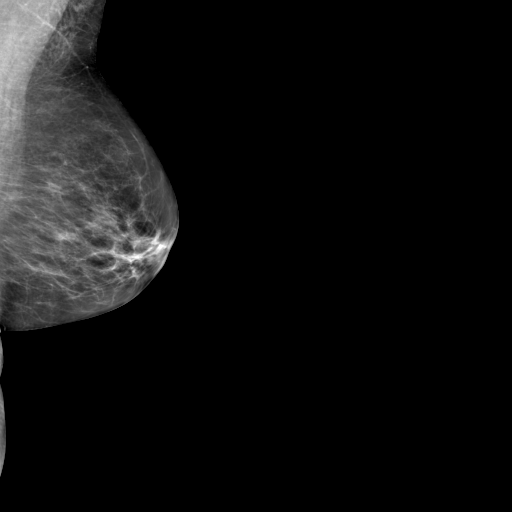
#> input picture website/images/101067402096576481201060927830275410085.png, 512 x 512 px, given as the content of the folder r6/scratch01/a/a.kanamarlapudi001/synthetic_classifier/train, which was not available
$ python 01_1000_datacreate.py
#> lines starting #> are read from the running program, lines starting #| are printed output that depends on the picture; pictures that were not available may be replaced by others from this repository, and a replacement may not be noted
import numpy as np
import cv2
import os
import json
from tqdm import tqdm

original_npz_path = "/hpcstor6/scratch01/a/a.kanamarlapudi001/synthetic_classifier/2d_resized_512/images"
original_metadata_path = "/hpcstor6/scratch01/a/a.kanamarlapudi001/synthetic_classifier/2d_resized_512/metadata"
synthetic_path = "/hpcstor6/scratch01/a/a.kanamarlapudi001/synthetic_classifier/train"

output_original = "/hpcstor6/scratch01/a/a.kanamarlapudi001/synthetic_classifier/data_1000samples/original_no_norm"
output_synthetic = "/hpcstor6/scratch01/a/a.kanamarlapudi001/synthetic_classifier/data_1000samples/synthetic_fd"

os.makedirs(output_original, exist_ok=True)
os.makedirs(output_synthetic, exist_ok=True)

def extract_value(param, default):
    if isinstance(param, list):
        return float(param[0]) if len(param) > 0 else default
    return float(param) if param is not None else default

def apply_window_level(img, window_center, window_width, rescale_intercept=0, rescale_slope=1):
    img = img.astype(np.float32)
    img = img * rescale_slope + rescale_intercept
    window_min = window_center - window_width / 2
    window_max = window_center + window_width / 2
    img = np.clip(img, window_min, window_max)
    img = (img - window_min) / (window_max - window_min)
    img = (img * 255).astype(np.uint8)
    return img

def detect_breast_region(img):
    _, breast_mask = cv2.threshold(img, 25, 255, cv2.THRESH_BINARY)
    kernel = np.ones((5, 5), np.uint8)
    breast_mask = cv2.morphologyEx(breast_mask, cv2.MORPH_CLOSE, kernel)
    breast_mask = cv2.morphologyEx(breast_mask, cv2.MORPH_OPEN, kernel)
    num_labels, labels, stats, _ = cv2.connectedComponentsWithStats(breast_mask, connectivity=8)
    if num_labels > 1:
        largest_label = 1 + np.argmax(stats[1:, cv2.CC_STAT_AREA])
        breast_mask = (labels == largest_label).astype(np.uint8) * 255
    return breast_mask

def detect_breast_side(img):
    breast_mask = detect_breast_region(img)
    h, w = img.shape
    mid_x = w // 2
    left_half = breast_mask[:, :mid_x]
    right_half = breast_mask[:, mid_x:]
    left_tissue = np.sum(left_half > 0)
    right_tissue = np.sum(right_half > 0)
    return 'left' if left_tissue > right_tissue else 'right'

def find_left_start(img):
    for col in range(img.shape[1]):
        if img[:, col].mean() > 5:
            return col
    return 0

def find_top_bottom(img):
    top = None
    for row in range(img.shape[0]):
        if img[row, :].mean() > 5:
            top = row
            break
    bottom = None
    for row in range(img.shape[0]-1, -1, -1):
        if img[row, :].mean() > 5:
            bottom = row
            break
    return top, bottom

def process_synthetic_image(img):
    top, bottom = find_top_bottom(img)
    left_start = find_left_start(img)
    content_rows = img[top:bottom+1, :]
    cropped_w = content_rows[:, left_start:]

    if cropped_w.shape[1] < 512:
        pad_right = 512 - cropped_w.shape[1]
        cropped_w = np.pad(cropped_w, ((0, 0), (0, pad_right)), mode='constant', constant_values=0)

    if cropped_w.shape[0] > 512:
        result = cv2.resize(cropped_w, (512, 512), interpolation=cv2.INTER_AREA)
    elif cropped_w.shape[0] < 512:
        total_pad = 512 - cropped_w.shape[0]
        pad_top = total_pad // 2
        pad_bottom = total_pad - pad_top
        result = np.pad(cropped_w, ((pad_top, pad_bottom), (0, 0)), mode='constant', constant_values=0)
    else:
        result = cropped_w

    return result

def get_npz_files(folder_path):
    files = os.listdir(folder_path)
    npz_files = []
    for f in files:
        if f.endswith('.npz'):
            npz_files.append(os.path.join(folder_path, f))
    return sorted(npz_files)

def get_png_files(folder_path):
    files = os.listdir(folder_path)
    png_files = []
    for f in files:
        if f.endswith('.png'):
            png_files.append(os.path.join(folder_path, f))
    return sorted(png_files)

def load_metadata(metadata_path):
    with open(metadata_path, 'r') as f:
        return json.load(f)

def select_files(cancer_files, noncancer_files):
    cancer_files = cancer_files[:500]
    noncancer_files = noncancer_files[:500]
    return cancer_files + noncancer_files

all_npz_files = get_npz_files(original_npz_path)

cancer_files = []
noncancer_files = []

for npz_file in all_npz_files:
    base_name = os.path.splitext(os.path.basename(npz_file))[0]
    metadata_file = os.path.join(original_metadata_path, base_name + ".json")

    if os.path.exists(metadata_file):
        metadata = load_metadata(metadata_file)
        label = metadata.get('label', '').strip()
        if label == 'IndexCancer':
            cancer_files.append(npz_file)
        elif label == 'NonCancer':
            noncancer_files.append(npz_file)

print("Found:", len(cancer_files), "cancer files,", len(noncancer_files), "non-cancer files")

original_npz_files = select_files(cancer_files, noncancer_files)
synthetic_files = get_png_files(synthetic_path)[:1000]

print("Selected:", len(cancer_files[:500]), "cancer,", len(noncancer_files[:500]), "non-cancer")
print("Total original images:", len(original_npz_files))
print("Total synthetic images:", len(synthetic_files))

print("Step 1: Processing original images...")
original_processed = []

for npz_file in tqdm(original_npz_files):
    data = np.load(npz_file, allow_pickle=True)
    img = data['data']

    base_name = os.path.splitext(os.path.basename(npz_file))[0]
    metadata_file = os.path.join(original_metadata_path, base_name + ".json")
    metadata = load_metadata(metadata_file)

    window_center = extract_value(metadata.get('WindowCenter', 400), 400)
    window_width = extract_value(metadata.get('WindowWidth', 1200), 1200)
    rescale_intercept = extract_value(metadata.get('RescaleIntercept', 0), 0)
    rescale_slope = extract_value(metadata.get('RescaleSlope', 1), 1)

    img = apply_window_level(img, window_center, window_width, rescale_intercept, rescale_slope)

    side = detect_breast_side(img)
    if side == 'right':
        img = cv2.flip(img, 1)

    original_processed.append((img, base_name))

print("Step 2: Processing synthetic images...")
synthetic_processed = []

for syn_file in tqdm(synthetic_files):
    img = cv2.imread(syn_file, cv2.IMREAD_GRAYSCALE)
#> img is the input picture: shape (512, 512); min 0, max 255, mean 15.9
    img = process_synthetic_image(img)
#> in process_synthetic_image, `top, bottom = find_top_bottom(img)`: top = 0; bottom = 325
#> in process_synthetic_image, `left_start = find_left_start(img)`: left_start = 0
#> in process_synthetic_image, `content_rows = img[top:bottom+1, :]`:
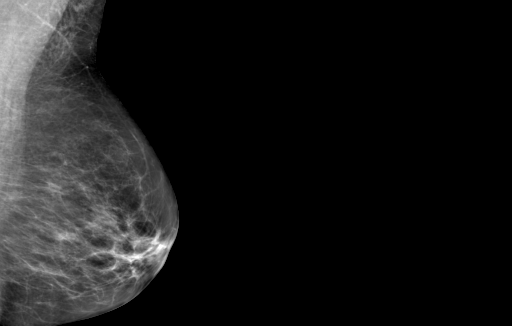
#> content_rows: shape (326, 512); min 0, max 255, mean 24.7
#> in process_synthetic_image, `result = np.pad(cropped_w, ((pad_top, pad_bottom), (0, 0)), mode='cons..`:
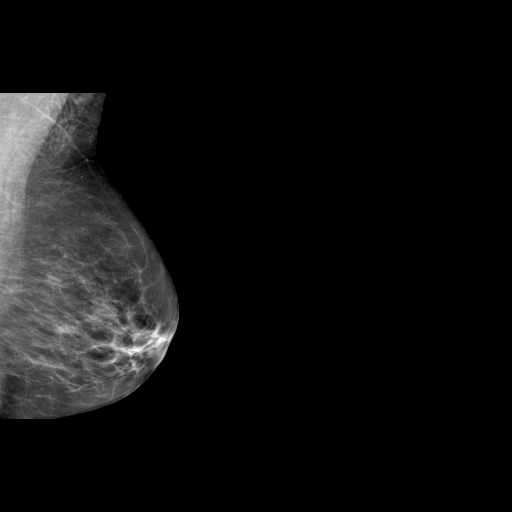
#> result: shape (512, 512); min 0, max 255, mean 15.7
    synthetic_processed.append((img, os.path.basename(syn_file)))

print("Step 3: Saving original images...")
for img, base_name in tqdm(original_processed):
    output_file = os.path.join(output_original, base_name + ".png")
    cv2.imwrite(output_file, img)

print("Saving synthetic images...")
for img, filename in tqdm(synthetic_processed):
    output_file = os.path.join(output_synthetic, filename)
    cv2.imwrite(output_file, img)
#> this loop made 1 pass

print("Done!")
print("Original images saved to:", output_original)
#| Original images saved to: /hpcstor6/scratch01/a/a.kanamarlapudi001/synthetic_classifier/data_1000samples/original_no_norm
print("Synthetic images saved to:", output_synthetic)
#| Synthetic images saved to: /hpcstor6/scratch01/a/a.kanamarlapudi001/synthetic_classifier/data_1000samples/synthetic_fd

$ run again, on website/images/114306830041854803600126024571062825035.png
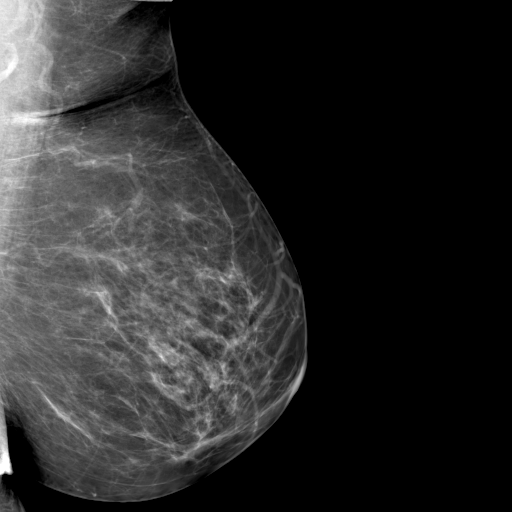
#> input picture website/images/114306830041854803600126024571062825035.png, 512 x 512 px, given as the content of the folder r6/scratch01/a/a.kanamarlapudi001/synthetic_classifier/train, which was not available
#> img is the input picture: shape (512, 512); min 0, max 255, mean 41.8
#> in process_synthetic_image, `top, bottom = find_top_bottom(img)`: top = 0; bottom = 501
#> left_start = 0
#> in process_synthetic_image, `content_rows = img[top:bottom+1, :]`:
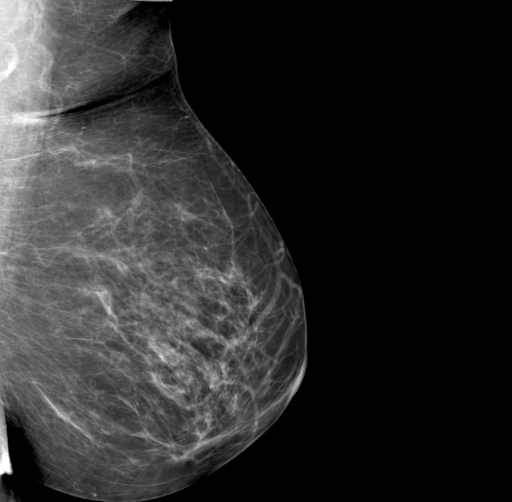
#> content_rows: shape (502, 512); min 0, max 255, mean 42.5
#> in process_synthetic_image, `result = np.pad(cropped_w, ((pad_top, pad_bottom), (0, 0)), mode='cons..`:
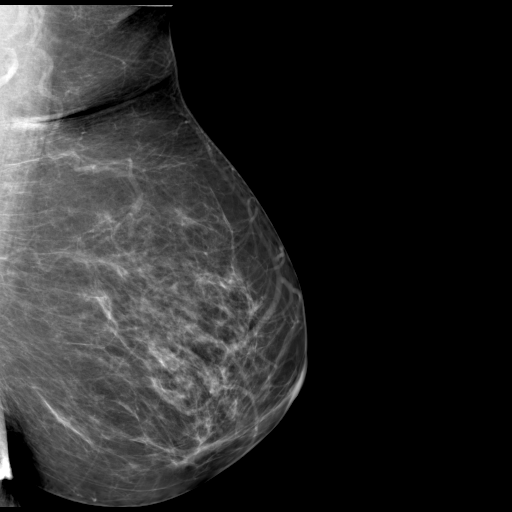
#> result: shape (512, 512); min 0, max 255, mean 41.7
#> the loop `for img, filename in tqdm(synthetic_processed):` made 1 pass
#| Original images saved to: /hpcstor6/scratch01/a/a.kanamarlapudi001/synthetic_classifier/data_1000samples/original_no_norm
#| Synthetic images saved to: /hpcstor6/scratch01/a/a.kanamarlapudi001/synthetic_classifier/data_1000samples/synthetic_fd
